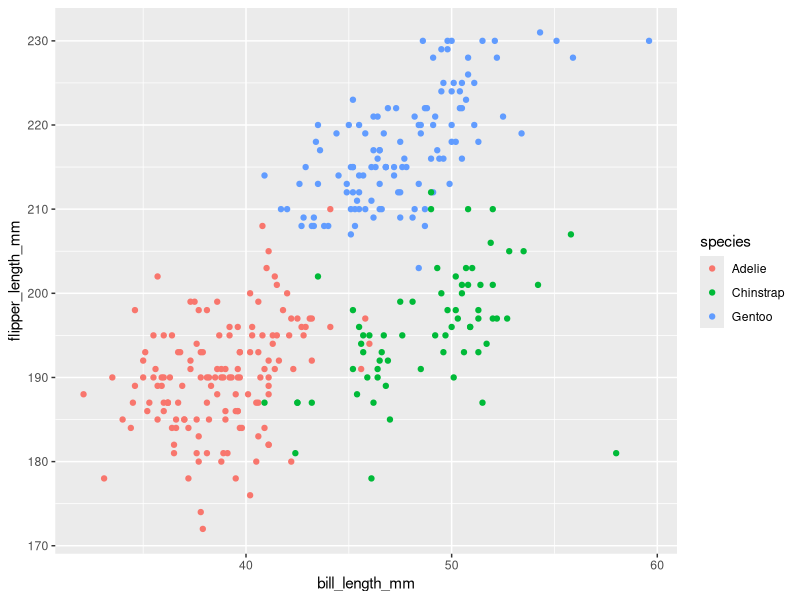
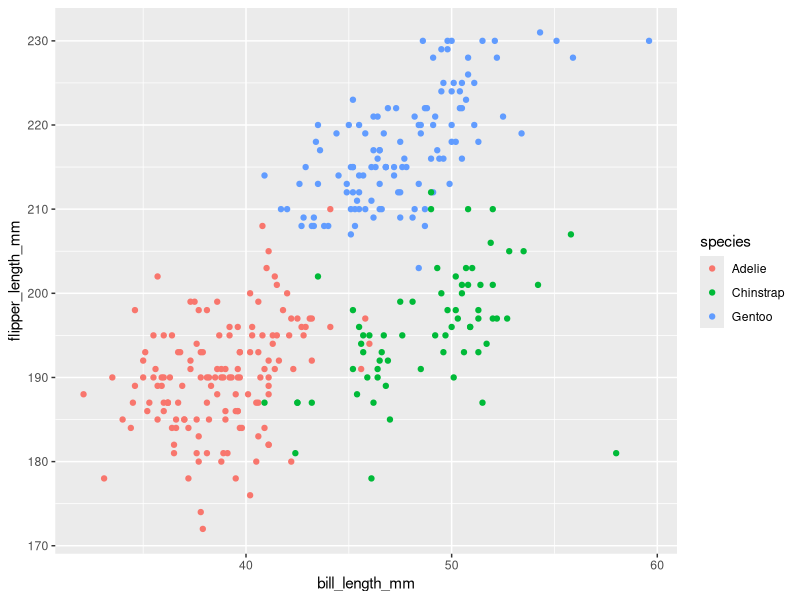

Write the R code that produced these figures, in order.
## ---- chunk 1
library(tidyverse)
library(ggplot2)
library(palmerpenguins)
data("penguins", package = "palmerpenguins")

## ---- chunk 2

summary(penguins)

penguins_rows = nrow(penguins)

penguins_column = ncol(penguins)

mean(pull(penguins, flipper_length_mm), na.rm = TRUE)

## ---- chunk 3

ggplot(drop_na(penguins), aes(x = bill_length_mm, y = flipper_length_mm, color = species)) + geom_point()

ggsave("penguins_scatter.pdf")

## ---- chunk 4
problem_2 = tibble(
  norm_samp = rnorm(10),
  norm_samp_pos = norm_samp >0,
  character_vec = c("A" ,"B" ,"C","D" ,"E" ,"F" ,"G" ,"I" ,"J" ,"K"),
  factor_vector =  factor(sample(c("Level1", "Level2", "Level3"), 10, replace = TRUE))
)

means = tibble(
  norm_samp_mean = mean(pull(problem_2, norm_samp)),
  norm_samp_pos_mean = mean(as.numeric(pull(problem_2, norm_samp_pos))),
  character_vec_mean = mean(as.numeric(pull(problem_2, character_vec))),
  factor_vector_mean = mean(as.numeric(pull(problem_2, factor_vector))),
)

